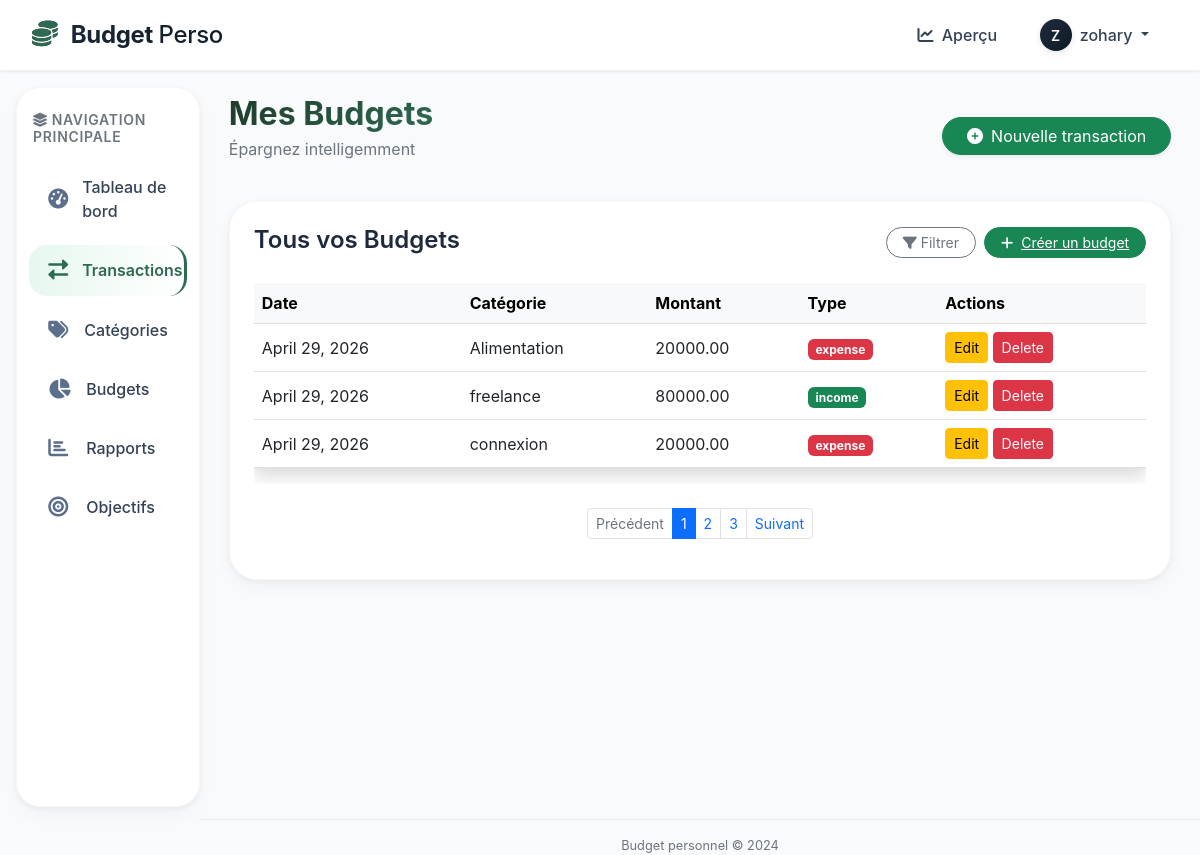
Page /transactions/ (signed in) on the committed database.
### budget/models.py (models this page shows, shortened)
class Transaction(models.Model):
    TYPE_CHOICES = (
        ('income', 'Revenu'),
        ('expense', 'Dépense'),
    )
    amount = models.DecimalField(max_digits=10, decimal_places=2)
    category = models.ForeignKey(Category, on_delete=models.CASCADE, related_name='transactions')
    type = models.CharField(max_length=10, choices=TYPE_CHOICES)
    description = models.TextField(blank=True)
    date = models.DateField()
    user = models.ForeignKey(User, on_delete=models.CASCADE, related_name='transactions')
    created_at = models.DateTimeField(auto_now_add=True)
    updated_at = models.DateTimeField(auto_now=True)

class Category(models.Model):
    TYPE_CHOICES = (
        ('income', 'Revenu'),
        ('expense', 'Dépense'),
    )
    name = models.CharField(max_length=100)
    type = models.CharField(max_length=10, choices=TYPE_CHOICES, default='expense')
    user = models.ForeignKey(User, on_delete=models.CASCADE, related_name='categories')
    color = models.CharField(max_length=7, default='#2d6a4f', help_text="Couleur en hexadécimal")
    icon = models.CharField(max_length=50, default='fa-tag', help_text="Icône FontAwesome")
    created_at = models.DateTimeField(auto_now_add=True)
    class Meta:
        unique_together = ['name', 'user']
        verbose_name_plural = "Categories"
    def __str__(self):
        return self.name

### budget/views.py (the view)
# urls.py: path('transactions/', views.transaction_list, name='transaction_list'),
@login_required
def transaction_list(request):
    transactions = Transaction.objects.filter(user=request.user).order_by('-date')
    return render(request, 'budget/list.html', {'transactions': transactions})

### budget/templates/budget/list.html (shortened to what this page needs)
{% extends "base.html" %}
{% load static %}
{% block content %}
    <div class="container-fluid px-0">
        <div class="d-flex flex-wrap justify-content-between align-items-center mb-4">
            <div>
                <h4 class="fw-semibold mb-1">Tous vos Budgets</h4>
            </div>
            <div class="d-flex gap-2 mt-2 mt-sm-0">
                <button class="btn btn-outline-secondary rounded-pill btn-sm px-3">
                    <i class="fas fa-filter me-1"></i>Filtrer
                </button>
                <button class="btn btn-success rounded-pill btn-sm px-3">
                    <i class="fas fa-plus me-1"></i>
                    <a href="{% url 'transaction_create' %}" style="color: white;">Créer un budget</a>
                </button>
            </div>
        </div>
        <div class="table-responsive d-none d-md-block">
            <table class="table table-hover shadow align-middle">
                <thead class="table-light">
                    <tr>
                        <th>Date</th>
                        <th>Catégorie</th><th>Montant</th>
                        <th>Type</th><th>Actions</th>
                    </tr>
                </thead>
                <tbody>
                    {% for t in transactions %}
                        <tr>
                            <td>{{t.date}}</td>
                            <td>{{t.category}} </td>
                            <td>{{t.amount}}</td>
                            <td><span class="badge bg-{% if t.type == 'income' %}success{% else %}danger{% endif %}">
                                {{t.type}}
                            </span></td>
                            <td>
                                <a href="{% url 'transaction_update' t.id %}" class="btn btn-warning btn-sm">Edit</a>
                                <a href="{% url 'transaction_delete' t.id %}" class="btn btn-danger btn-sm">Delete</a>
                            </td>
                        </tr>
                    {% endfor %}
                </tbody>
            </table>
        </div>
        <nav class="mt-4 d-flex justify-content-center">
            <ul class="pagination pagination-sm">
                <li class="page-item disabled"><a class="page-link" href="#">Précédent</a></li>
                <li class="page-item active"><a class="page-link" href="#">1</a></li>
                <li class="page-item "><a class="page-link" href="#">2</a></li>
                <li class="page-item "><a class="page-link" href="#">3</a></li>
                <li class="page-item "><a class="page-link" href="#">Suivant</a></li>
            </ul>
        </nav>
    </div>
{% endblock %}

### budget/templates/base.html (shortened to what this page needs)
{% load static %}
<!DOCTYPE html>
<html lang="fr">
<head>
    <link href="{% static 'bootstrap/css/bootstrap.min.css' %}" rel="stylesheet">
    <link rel="stylesheet" href="https://cdnjs.cloudflare.com/ajax/libs/font-awesome/6.0.0-beta3/css/all.min.css">
</head>
<body>
    {% if user.is_authenticated %}
    <nav class="navbar navbar-expand-lg nav-horizontal sticky-top">
        <div class="container-fluid px-0 px-lg-2">
            <a class="navbar-brand" href="{% url 'dashboard' %}">
                <i class="fas fa-coins"></i>
                Budget <span style="font-weight: 500;">Perso</span>
            </a>
            <div class="collapse navbar-collapse" id="navbarHorizontal">
                <ul class="navbar-nav ms-auto mb-2 mb-lg-0 align-items-center gap-1">
                    <li class="nav-item">
                        <a class="nav-link-horizontal" href="{% url 'dashboard' %}"><i class="fas fa-chart-line me-1"></i> Aperçu</a>
                    </li>
                    <li class="nav-item dropdown">
                        <a class="nav-link-horizontal dropdown-toggle" href="#" id="userDropdown" role="button" data-bs-toggle="dropdown" aria-expanded="false">
                            <div class="user-avatar d-inline-flex me-1" style="width: 32px;height: 32px;font-size: 14px;">
                                <span>{{ user.username|make_list|first|upper }}</span>
                            </div>
                            <span class="d-none d-md-inline">{{ user.get_full_name|default:user.username }}</span>
                        </a>
                    </li>
                </ul>
            </div>
        </div>
    </nav>
    <div class="container-fluid px-0">
        <div class="row g-0">
            <div class="col-12 col-md-4 col-lg-3 col-xl-2">
                <div class="sidebar-vertical">
                    <div class="px-1 mb-3 d-none d-md-block">
                        <h6 class="text-uppercase text-muted small fw-semibold tracking-wide">
                            <i class="fas fa-layer-group me-1"></i>Navigation principale
                        </h6>
                    </div>
                    <ul class="nav-vertical">
                        <li class="nav-item-vertical">
                            <a class="nav-link-vertical {% if request.resolver_match.url_name == 'dashboard' %}active{% endif %}" href="{% url 'dashboard' %}">
                                <i class="fas fa-tachometer-alt"></i>
                                <span>Tableau de bord</span>
                            </a>
                        </li>
                        <li class="nav-item-vertical">
                            <a class="nav-link-vertical {% if request.resolver_match.url_name == 'transaction_list' %}active{% endif %}" href="{% url 'transaction_list' %}">
                                <i class="fas fa-exchange-alt"></i>
                                <span>Transactions</span>
                            </a>
                        </li>
                        <li class="nav-item-vertical">
                            <a class="nav-link-vertical {% if request.resolver_match.url_name == 'category_list' %}active{% endif %}" href="{% url 'category_list' %}">
                                <i class="fas fa-tags"></i>
                                <span>Catégories</span>
                            </a>
                        </li>
                        <li class="nav-item-vertical">
                            <a class="nav-link-vertical {% if request.resolver_match.url_name == 'budget_list' %}active{% endif %}" href="{% url 'budget_list' %}">
                                <i class="fas fa-chart-pie"></i>
                                <span>Budgets</span>
                            </a>
                        </li>
                        <li class="nav-item-vertical">
                            <a class="nav-link-vertical {% if request.resolver_match.url_name == 'report_list' %}active{% endif %}" href="{% url 'report_list' %}">
                                <i class="fas fa-chart-bar"></i>
                                <span>Rapports</span>
                            </a>
                        </li>
                        <li class="nav-item-vertical">
                            <a class="nav-link-vertical {% if request.resolver_match.url_name == 'goal_list' %}active{% endif %}" href="{% url 'goal_list' %}">
                                <i class="fas fa-bullseye"></i>
                                <span>Objectifs</span>
                            </a>
                        </li>
                    </ul>
                </div>
            </div>
            <div class="col-12 col-md-8 col-lg-9 col-xl-10">
                <div class="main-content">
                    {% block page_header %}
                    <div class="d-flex flex-wrap justify-content-between align-items-center mb-4">
                        <div>
                            <h2 class="fw-bold mb-1" style="background: linear-gradient(135deg, #1f3b2c,#2d6a4f); -webkit-background-clip: text; background-clip: text; color: transparent;">
                            {% block page_title %}Bienvenue sur votre espace budget{% endblock %}</h2>
                            <p class="text-muted">Épargnez intelligemment</p>
                        </div>
                        <div>
                            <a href="{% url 'transaction_create' %}" class="btn btn-success rounded-pill shadow-sm px-4">
                                <i class="fas fa-plus-circle me-2"></i>Nouvelle transaction
                            </a>
                        </div>
                    </div>
                    {% endblock %}
                    <div class="content-card hover-lift">
                        {% block content %}{% endblock %}
                    </div>
                </div>
                <footer class="text-center text-muted mt-4 pt-3">
                    <span>Budget personnel © 2024</span>
                </footer>
            </div>
        </div>
    </div>
    {% else %}
        {% block auth_content %}{% endblock %}
    {% endif %}
</body>
</html>

### budget/templates/base.html (style rules this page uses)
:root { --primary-gradient: linear-gradient(135deg, #1e2b3c 0%, #0f1a24 100%); --accent-color: #2d6a4f; --accent-hover: #40916c; --sidebar-bg: #ffffff; --card-shadow: 0 8px 20px rgba(0,0,0,0.03), 0 2px 6px rgba(0,0,0,0.05); --transition-fast: all 0.2s ease; }
body { font-family: 'Inter', sans-serif; background-color: #f8fafc; overflow-x: hidden; color: #1e293b; }
.nav-horizontal { background: rgba(255, 255, 255, 0.96); backdrop-filter: blur(8px); box-shadow: 0 1px 3px rgba(0,0,0,0.05), 0 1px 2px rgba(0,0,0,0.03); padding: 0.75rem 1.5rem; border-bottom: 1px solid rgba(0,0,0,0.05); }
.navbar-brand { font-weight: 700; font-size: 1.5rem; background: var(--primary-gradient); -webkit-background-clip: text; background-clip: text; color: transparent !important; letter-spacing: -0.3px; }
.navbar-brand i { background: none; color: #2d6a4f; margin-right: 8px; font-size: 1.6rem; }
.nav-link-horizontal { color: #334155; font-weight: 500; border-radius: 40px; padding: 0.5rem 1rem !important; margin: 0 0.2rem; transition: var(--transition-fast); text-decoration: none; }
.user-avatar { width: 38px; height: 38px; background: var(--primary-gradient); border-radius: 50%; display: inline-flex; align-items: center; justify-content: center; color: white; font-weight: 600; box-shadow: 0 2px 6px rgba(0,0,0,0.1); }
.sidebar-vertical { background-color: var(--sidebar-bg); border-radius: 24px; margin: 1rem 0 1rem 1rem; box-shadow: var(--card-shadow); padding: 1.5rem 0.75rem; height: calc(100vh - 80px); position: sticky; top: 80px; transition: var(--transition-fast); border: 1px solid rgba(0,0,0,0.03); }
.nav-vertical { display: flex; flex-direction: column; gap: 0.5rem; padding-left: 0; }
.nav-item-vertical { list-style: none; }
.nav-link-vertical { display: flex; align-items: center; gap: 14px; padding: 0.85rem 1.2rem; border-radius: 18px; color: #334155; font-weight: 500; transition: var(--transition-fast); text-decoration: none; }
.nav-link-vertical i { width: 24px; font-size: 1.25rem; color: #5b6e8c; transition: var(--transition-fast); }
.nav-vertical .active { background: linear-gradient(95deg, #e6f7ef, #ffffff); color: var(--accent-color); font-weight: 600; border-right: 3px solid var(--accent-color); }
.nav-vertical .active i { color: var(--accent-color); }
.main-content { padding: 1.5rem 1.8rem; min-height: calc(100vh - 76px); }
.content-card { background: white; border-radius: 28px; box-shadow: var(--card-shadow); padding: 1.5rem; transition: all 0.2s; border: 1px solid rgba(0,0,0,0.03); }
.hover-lift { transition: transform 0.2s, box-shadow 0.2s; }
footer { font-size: 0.8rem; border-top: 1px solid #e9ecef; margin-top: 2rem; }
.tracking-wide { letter-spacing: 0.05em; }

### rows in the picture
Transaction: date "April 29, 2026", category "Alimentation", amount "20000.00", type "expense"
Transaction: date "April 29, 2026", category "freelance", amount "80000.00", type "income"
Transaction: date "April 29, 2026", category "connexion", amount "20000.00", type "expense"

### other values in the picture
{{ user.username|make_list|first|upper }} "Z"
{{ user.get_full_name|default:user.username }} "zohary"
